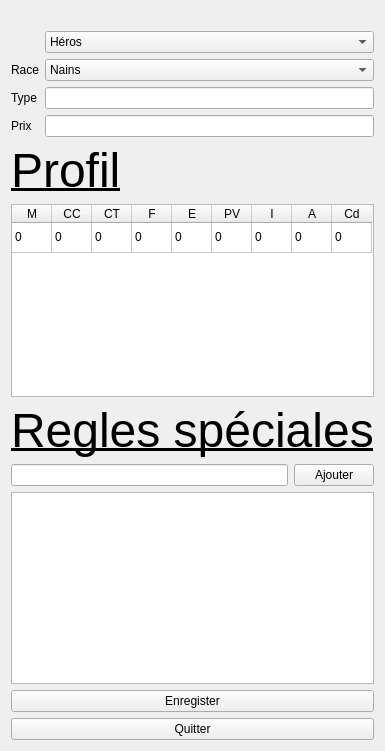
<?xml version="1.0" encoding="UTF-8"?>
<ui version="4.0">
 <class>Widget</class>
 <widget class="QWidget" name="Widget">
  <property name="geometry">
   <rect>
    <x>0</x>
    <y>0</y>
    <width>385</width>
    <height>751</height>
   </rect>
  </property>
  <property name="windowTitle">
   <string>Mordheim Ajout personnage</string>
  </property>
  <layout class="QVBoxLayout" name="verticalLayout_2">
   <item>
    <widget class="QLabel" name="label_3">
     <property name="text">
      <string/>
     </property>
     <property name="pixmap">
      <pixmap>../../Image/baniere.jpg</pixmap>
     </property>
     <property name="alignment">
      <set>Qt::AlignCenter</set>
     </property>
    </widget>
   </item>
   <item>
    <layout class="QFormLayout" name="formLayout">
     <item row="2" column="0">
      <widget class="QLabel" name="label_2">
       <property name="text">
        <string>Race</string>
       </property>
      </widget>
     </item>
     <item row="3" column="0">
      <widget class="QLabel" name="label">
       <property name="text">
        <string>Type</string>
       </property>
      </widget>
     </item>
     <item row="3" column="1">
      <widget class="QLineEdit" name="lineEdit_Type"/>
     </item>
     <item row="4" column="0">
      <widget class="QLabel" name="label_4">
       <property name="text">
        <string>Prix</string>
       </property>
      </widget>
     </item>
     <item row="4" column="1">
      <widget class="QLineEdit" name="lineEdit_Prix"/>
     </item>
     <item row="1" column="1">
      <widget class="QComboBox" name="comboBox_rang">
       <item>
        <property name="text">
         <string>Héros</string>
        </property>
       </item>
       <item>
        <property name="text">
         <string>Hommes de main</string>
        </property>
       </item>
      </widget>
     </item>
     <item row="2" column="1">
      <widget class="QComboBox" name="comboBox_race">
       <item>
        <property name="text">
         <string>Nains</string>
        </property>
       </item>
       <item>
        <property name="text">
         <string>Orques</string>
        </property>
       </item>
       <item>
        <property name="text">
         <string>Hommes betes</string>
        </property>
       </item>
       <item>
        <property name="text">
         <string>Skavens</string>
        </property>
       </item>
       <item>
        <property name="text">
         <string>Rois des tombes</string>
        </property>
       </item>
      </widget>
     </item>
    </layout>
   </item>
   <item>
    <widget class="QLabel" name="label_7">
     <property name="text">
      <string>&lt;html&gt;&lt;head/&gt;&lt;body&gt;&lt;p&gt;&lt;span style=&quot; font-size:36pt; text-decoration: underline;&quot;&gt;Profil&lt;/span&gt;&lt;/p&gt;&lt;/body&gt;&lt;/html&gt;</string>
     </property>
    </widget>
   </item>
   <item>
    <widget class="QTableWidget" name="tableWidget">
     <property name="minimumSize">
      <size>
       <width>0</width>
       <height>0</height>
      </size>
     </property>
     <property name="layoutDirection">
      <enum>Qt::LeftToRight</enum>
     </property>
     <property name="autoFillBackground">
      <bool>false</bool>
     </property>
     <property name="frameShape">
      <enum>QFrame::StyledPanel</enum>
     </property>
     <property name="frameShadow">
      <enum>QFrame::Sunken</enum>
     </property>
     <property name="verticalScrollBarPolicy">
      <enum>Qt::ScrollBarAsNeeded</enum>
     </property>
     <property name="horizontalScrollBarPolicy">
      <enum>Qt::ScrollBarAsNeeded</enum>
     </property>
     <property name="sizeAdjustPolicy">
      <enum>QAbstractScrollArea::AdjustToContents</enum>
     </property>
     <property name="autoScroll">
      <bool>true</bool>
     </property>
     <property name="alternatingRowColors">
      <bool>false</bool>
     </property>
     <property name="selectionMode">
      <enum>QAbstractItemView::SingleSelection</enum>
     </property>
     <attribute name="horizontalHeaderCascadingSectionResizes">
      <bool>false</bool>
     </attribute>
     <attribute name="horizontalHeaderDefaultSectionSize">
      <number>40</number>
     </attribute>
     <attribute name="horizontalHeaderHighlightSections">
      <bool>true</bool>
     </attribute>
     <attribute name="horizontalHeaderShowSortIndicator" stdset="0">
      <bool>false</bool>
     </attribute>
     <attribute name="verticalHeaderVisible">
      <bool>false</bool>
     </attribute>
     <attribute name="verticalHeaderHighlightSections">
      <bool>true</bool>
     </attribute>
     <row>
      <property name="text">
       <string/>
      </property>
     </row>
     <column>
      <property name="text">
       <string>M</string>
      </property>
     </column>
     <column>
      <property name="text">
       <string>CC</string>
      </property>
     </column>
     <column>
      <property name="text">
       <string>CT</string>
      </property>
     </column>
     <column>
      <property name="text">
       <string>F</string>
      </property>
     </column>
     <column>
      <property name="text">
       <string>E</string>
      </property>
     </column>
     <column>
      <property name="text">
       <string>PV</string>
      </property>
     </column>
     <column>
      <property name="text">
       <string>I</string>
      </property>
     </column>
     <column>
      <property name="text">
       <string>A</string>
      </property>
     </column>
     <column>
      <property name="text">
       <string>Cd</string>
      </property>
     </column>
     <item row="0" column="0">
      <property name="text">
       <string>0</string>
      </property>
     </item>
     <item row="0" column="1">
      <property name="text">
       <string>0</string>
      </property>
     </item>
     <item row="0" column="2">
      <property name="text">
       <string>0</string>
      </property>
     </item>
     <item row="0" column="3">
      <property name="text">
       <string>0</string>
      </property>
     </item>
     <item row="0" column="4">
      <property name="text">
       <string>0</string>
      </property>
     </item>
     <item row="0" column="5">
      <property name="text">
       <string>0</string>
      </property>
     </item>
     <item row="0" column="6">
      <property name="text">
       <string>0</string>
      </property>
     </item>
     <item row="0" column="7">
      <property name="text">
       <string>0</string>
      </property>
     </item>
     <item row="0" column="8">
      <property name="text">
       <string>0</string>
      </property>
     </item>
    </widget>
   </item>
   <item>
    <layout class="QVBoxLayout" name="verticalLayout">
     <item>
      <widget class="QLabel" name="label_6">
       <property name="text">
        <string>&lt;html&gt;&lt;head/&gt;&lt;body&gt;&lt;p&gt;&lt;span style=&quot; font-size:36pt; text-decoration: underline;&quot;&gt;Regles spéciales&lt;/span&gt;&lt;/p&gt;&lt;/body&gt;&lt;/html&gt;</string>
       </property>
      </widget>
     </item>
     <item>
      <layout class="QHBoxLayout" name="horizontalLayout">
       <item>
        <widget class="QLineEdit" name="lineEditAjouter"/>
       </item>
       <item>
        <widget class="QPushButton" name="bouttonAjouter">
         <property name="text">
          <string>Ajouter</string>
         </property>
        </widget>
       </item>
      </layout>
     </item>
     <item>
      <widget class="QTextEdit" name="textEdit">
       <property name="readOnly">
        <bool>true</bool>
       </property>
      </widget>
     </item>
    </layout>
   </item>
   <item>
    <widget class="QPushButton" name="bouttonEnregister">
     <property name="text">
      <string>Enregister</string>
     </property>
    </widget>
   </item>
   <item>
    <widget class="QPushButton" name="pushButton_2">
     <property name="text">
      <string>Quitter</string>
     </property>
    </widget>
   </item>
  </layout>
 </widget>
 <layoutdefault spacing="6" margin="11"/>
 <resources/>
 <connections>
  <connection>
   <sender>pushButton_2</sender>
   <signal>released()</signal>
   <receiver>Widget</receiver>
   <slot>close()</slot>
   <hints>
    <hint type="sourcelabel">
     <x>83</x>
     <y>726</y>
    </hint>
    <hint type="destinationlabel">
     <x>916</x>
     <y>686</y>
    </hint>
   </hints>
  </connection>
 </connections>
</ui>
